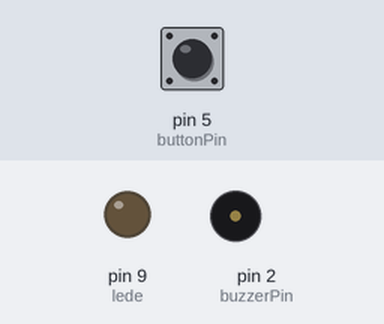
The sketch below on a simulated Arduino Uno, built with avr-gcc and run on an emulated ATmega328P. Parts: output pins drawn as LEDs (lit = HIGH), buzzer (waves = sounding). Inputs (shaded band) come from the test bench; at power-on: pin 5 (buttonPin) LOW.

Above: at 2.8 s.
2.9 s: pin 5 (buttonPin) pulled HIGH for 1.2 s
At 3.8 s:
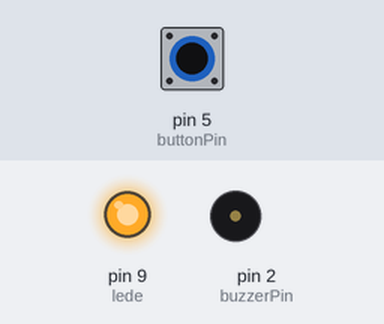
At 5.02 s:
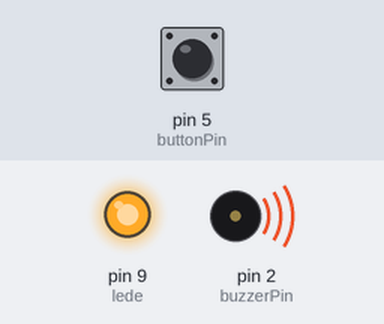
6.4 s: pin 5 (buttonPin) pulled HIGH for 3.2 s
At 16.2 s:
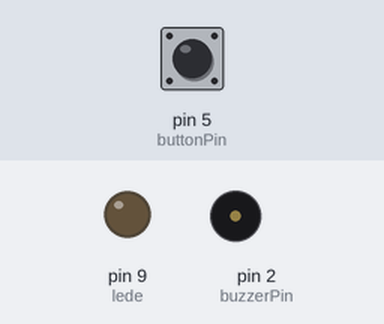
Timing chart, 0 to 17.1 s (numbered marks = the images above; inputs shaded):
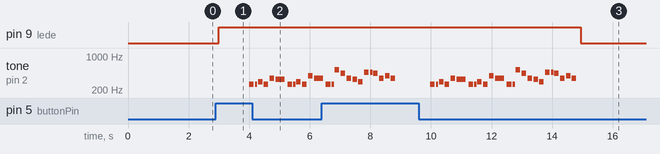

Measured:
- after the input at 2.9 s, pin 9 (lede): LOW → HIGH after 0.10 s; tone on pin 2 (buzzerPin): plays 262 Hz for 0.15 s, 262 Hz for 0.08 s, 294 Hz for 0.15 s, 262 Hz for 0.15 s, 349 Hz for 0.15 s, 330 Hz for 0.30 s … (12 notes in this stretch), starting after 1.1 s
- after the input at 6.4 s, pin 9 (lede): HIGH → LOW after 8.5 s instead of 2.6 s

The sketch:

Arduino-Melody.ino
```cpp
/*
  Based on Tom Igoe's code
  http://www.arduino.cc/en/Tutorial/Tone
*/

#include "pitches.h"


const int buttonPin = 5;     // the number of the pushbutton pin
const int lede = 9;
// variables will change:
int buttonState = 0;         // variable for reading the pushbutton status
int tempo = 300;
 const int buzzerPin = 2;


int melody[] = {
     NOTE_C4, NOTE_C4,
  NOTE_D4, NOTE_C4, NOTE_F4,
  NOTE_E4, NOTE_C4, NOTE_C4,
  NOTE_D4, NOTE_C4, NOTE_G4,
  NOTE_F4, NOTE_C4, NOTE_C4,

  NOTE_C5, NOTE_A4, NOTE_F4,
  NOTE_E4, NOTE_D4, NOTE_AS4, NOTE_AS4,
  NOTE_A4, NOTE_F4, NOTE_G4,
  NOTE_F4


};
int noteDurations[] = {
4, 8,
4, 4, 4,
2, 4, 8,
4, 4, 4,
2, 4, 8,
4, 4, 4,
4, 4, 4, 8,
4,4, 4,
4, 2
};
int beatsPerMinute = 100;


void setup() {
  // initialize the LED pin as an output:

  pinMode(buttonPin, INPUT);
  pinMode(lede, OUTPUT);


}

void loop() {
  // read the state of the pushbutton value:
  buttonState = digitalRead(buttonPin);
 if (buttonState == HIGH) {
   digitalWrite(lede, HIGH);
   delay(1000);
   playSong();
  } else {
   digitalWrite(lede, LOW );
   delay(1000);
  }
}


void playSong() {
  // iterate over the notes of the melody:
int len = sizeof(melody)/sizeof(melody[0]);
for (int thisNote = 0; thisNote < len; thisNote++) {

    // to calculate the note duration, take one second divided by the note type.
    //e.g. quarter note = 1000 / 4, eighth note = 1000/8, etc.
    int noteDuration = static_cast<int>(1000 / noteDurations[thisNote] * 60 / beatsPerMinute);
    tone(buzzerPin, melody[thisNote], noteDuration);

    // to distinguish the notes, set a minimum time between them.
    // the note's duration + 30% seems to work well:
    int pauseBetweenNotes = noteDuration * 1.30;
    delay(pauseBetweenNotes);
    // stop the tone playing:
    noTone(buzzerPin);
  }
  // Pause before playing again
  delay(100);
}
```

pitches.h
```cpp
/*************************************************
 * Public Constants
 *************************************************/

#define NOTE_B0  31
#define NOTE_C1  33
#define NOTE_CS1 35
#define NOTE_D1  37
#define NOTE_DS1 39
#define NOTE_E1  41
#define NOTE_F1  44
#define NOTE_FS1 46
#define NOTE_G1  49
#define NOTE_GS1 52
#define NOTE_A1  55
#define NOTE_AS1 58
#define NOTE_B1  62
#define NOTE_C2  65
#define NOTE_CS2 69
#define NOTE_D2  73
#define NOTE_DS2 78
#define NOTE_E2  82
#define NOTE_F2  87
#define NOTE_FS2 93
#define NOTE_G2  98
#define NOTE_GS2 104
#define NOTE_A2  110
#define NOTE_AS2 117
#define NOTE_B2  123
#define NOTE_C3  131
#define NOTE_CS3 139
#define NOTE_D3  147
#define NOTE_DS3 156
#define NOTE_E3  165
#define NOTE_F3  175
#define NOTE_FS3 185
#define NOTE_G3  196
#define NOTE_GS3 208
#define NOTE_A3  220
#define NOTE_AS3 233
#define NOTE_B3  247
#define NOTE_C4  262
#define NOTE_CS4 277
#define NOTE_D4  294
#define NOTE_DS4 311
#define NOTE_E4  330
#define NOTE_F4  349
#define NOTE_FS4 370
#define NOTE_G4  392
#define NOTE_GS4 415
#define NOTE_A4  440
#define NOTE_AS4 466
#define NOTE_B4  494
#define NOTE_C5  523
#define NOTE_CS5 554
#define NOTE_D5  587
#define NOTE_DS5 622
#define NOTE_E5  659
#define NOTE_F5  698
#define NOTE_FS5 740
#define NOTE_G5  784
#define NOTE_GS5 831
#define NOTE_A5  880
#define NOTE_AS5 932
#define NOTE_B5  988
#define NOTE_C6  1047
#define NOTE_CS6 1109
#define NOTE_D6  1175
#define NOTE_DS6 1245
#define NOTE_E6  1319
#define NOTE_F6  1397
#define NOTE_FS6 1480
#define NOTE_G6  1568
#define NOTE_GS6 1661
#define NOTE_A6  1760
#define NOTE_AS6 1865
#define NOTE_B6  1976
#define NOTE_C7  2093
#define NOTE_CS7 2217
#define NOTE_D7  2349
#define NOTE_DS7 2489
#define NOTE_E7  2637
#define NOTE_F7  2794
#define NOTE_FS7 2960
#define NOTE_G7  3136
#define NOTE_GS7 3322
#define NOTE_A7  3520
#define NOTE_AS7 3729
#define NOTE_B7  3951
#define NOTE_C8  4186
#define NOTE_CS8 4435
#define NOTE_D8  4699
#define NOTE_DS8 4978
```
